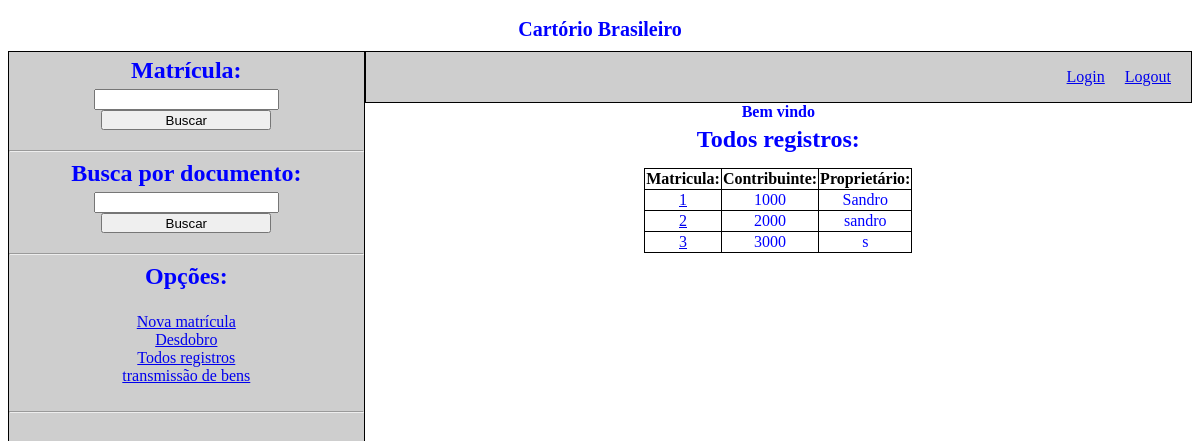
The page /listarregistros/ on the database as committed earlier.
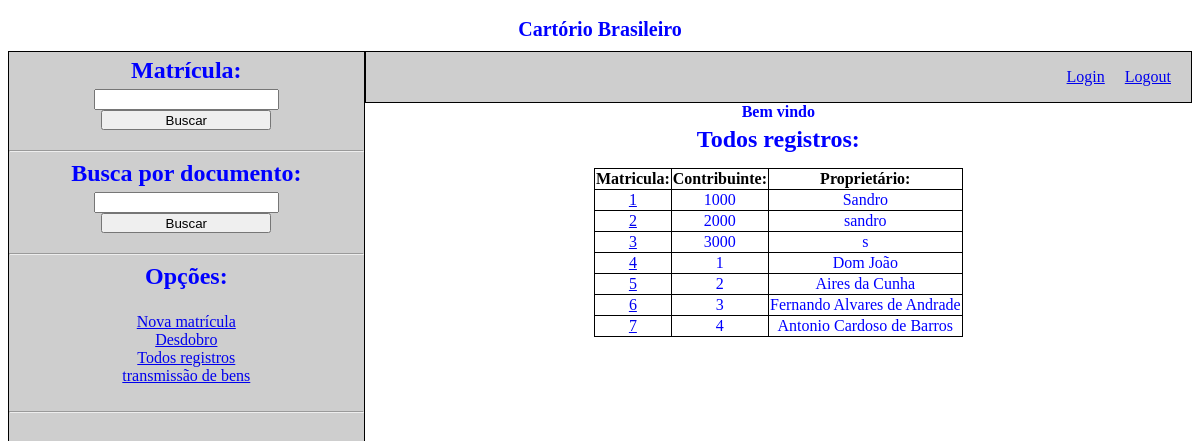
The same page on the database as committed later.
### registro/models.py (models this page shows, shortened)
class Registro(models.Model):
    datacriacao = models.DateField()
    localizacao = models.CharField(max_length=10000)
    contribuinte = models.IntegerField()
    registro_anterior = models.IntegerField()
    proprietario = models.CharField(max_length=100)
    cpf_proprietario = models.IntegerField()
    ativo = models.BooleanField()

### registro/views.py (the view)
# urls.py: path('listarregistros/', views.listarregistros, name="listarregistros"),
def listarregistros(request):
    return render(request, 'registro/listarregistros.html', {"registros": Registro.objects.all()})

### registro/templates/registro/listarregistros.html
{% extends "registro/layout.html" %}
{% block body %}
<h2 class="titulonavegacao">Todos registros:</h2>
<div class="listartodos">
    <table class="tabelalistartodos">
        <thead>
            <tr>
                <th class="celulas">Matricula:</th>
                <th class="celulas">Contribuinte:</th>
                <th class="celulas">Proprietário:</th>
            </tr>
        </thead>
        <tbody>
            {% for r in registros %}
            <tr>
                <td class="celulas2"><a href="{{r.id}}">{{r.id}}</a></td>
                <td class="celulas2">{{r.contribuinte}}</td>
                <td class="celulas2">{{r.proprietario}}</td>
            </tr>
            {% endfor %}
        </tbody>
    </table>
</div>
{% endblock %}

### registro/templates/registro/layout.html (shortened to what this page needs)
{% load static %}
<!DOCTYPE html>
<html lang="pt-br">
<head>
    <link href="{% static 'registro/estilo.css' %}" rel="stylesheet">
</head>
<body>
    <header>
        Cartório Brasileiro
    </header>
    <div class="pai">
        <div class="navegacao">
            <h2 class="titulonavegacao">Matrícula:</h2>
            <form class="buscamatriculapai" action="{% url 'buscarmatricula' %}" method="post">
                <input type="text" name="buscamatricula"><br>
                <button type="submit" class="botaobuscamatricula">Buscar</button><br>
            </form>
            <hr>
            <h2 class="titulonavegacao">
                Busca por documento:
            </h2>
            <form class="buscamatriculapai" action="{% url 'buscadocumento' %}" method="post">
                <input type="text" name="buscadocumento"><br>
                <button type="submit" class="botaobuscamatricula">Buscar</button><br>
            </form>
            <hr>
            <div class="linksnavegacao">
                <h2 class="titulonavegacao">Opções:</h2>
                <br>
                <a href="{% url 'novoregistro' %}">Nova matrícula</a><br>
                <a href="{% url 'desdobro' %}">Desdobro</a><br>
                <a href="{% url 'listarregistros' %}">Todos registros</a><br>
                <a href="{% url 'transmitir' %}">transmissão de bens</a>
            </div>
            <br>
            <hr>
        </div>
        <div class="execucao">
            <div class="acesso">
                <a href="{% url 'login' %}">Login</a>
                <a href="{% url 'logout' %}">Logout</a>
            </div>
            <div class="corpo">
                <div class="boasvindas">
                    Bem vindo {{ user.username }}
                </div>
                {% block body %}{% endblock %}
            </div>
        </div>
    </div>
</body>
</html>

### registro/static/registro/estilo.css (style rules this page uses)
.pai { display: flex; flex-direction: row; }
.navegacao { background-color: rgb(206, 206, 206); width: 30%; height: 900px; border: 1px solid black; }
.execucao { width: 70%; height: 900px; display: flex; flex-direction: column; }
.acesso { height: 50px; border: 1px solid black; background-color: rgb(206, 206, 206); display: flex; flex-direction: row; justify-content: flex-end; align-items: center; gap: 20px; padding-right: 20px; }
.corpo { height: 850px; }
header { text-align: center; font-size: 20px; padding: 10px; color: blue; font-weight: bold; }
.boasvindas { text-align: center; color: blue; font-weight: bold; }
.titulonavegacao { color: blue; text-align: center; margin: 5px; }
.buscamatriculapai { text-align: center; margin-bottom: 20px; }
.botaobuscamatricula { width: 170px; height: 20px; }
.linksnavegacao { text-align: center; }
.celulas { border: 1px solid black; }
.celulas2 { border: 1px solid black; color: blue; text-align: center; }
.tabelalistartodos { border-collapse: collapse; margin: 10px; }
.listartodos { display: flex; justify-content: center; }

Rows that differ between the two databases and show on the page:
added Registro: id "4", contribuinte "1", proprietario "Dom João"
added Registro: id "5", contribuinte "2", proprietario "Aires da Cunha"
added Registro: id "6", contribuinte "3", proprietario "Fernando Alvares de Andrade"
added Registro: id "7", contribuinte "4", proprietario "Antonio Cardoso de Barros"
